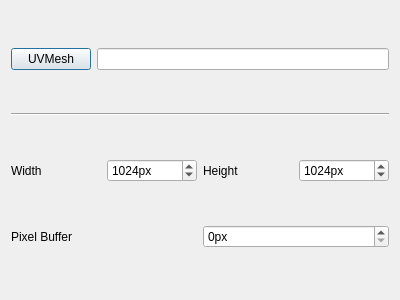
<?xml version="1.0" encoding="utf-8"?>
<ui version="4.0">
 <class>Dialog</class>
 <widget class="QDialog" name="Dialog">
  <property name="geometry">
   <rect>
    <x>0</x>
    <y>0</y>
    <width>400</width>
    <height>300</height>
   </rect>
  </property>
  <property name="windowTitle">
   <string>Dialog</string>
  </property>
  <layout class="QGridLayout" name="gridLayout">
   <item row="0" column="0">
    <layout class="QGridLayout" name="Mesh_layout">
     <item row="0" column="0">
      <widget class="QPushButton" name="pushButton">
       <property name="text">
        <string>UVMesh</string>
       </property>
       <property name="checkable">
        <bool>true</bool>
       </property>
       <property name="checked">
        <bool>false</bool>
       </property>
      </widget>
     </item>
     <item row="0" column="1">
      <widget class="QLineEdit" name="lineEdit"/>
     </item>
    </layout>
   </item>
   <item row="1" column="0">
    <widget class="QFrame" name="line_1">
     <property name="frameShape">
      <enum>QFrame::Shape::HLine</enum>
     </property>
     <property name="frameShadow">
      <enum>QFrame::Shadow::Sunken</enum>
     </property>
    </widget>
   </item>
   <item row="2" column="0">
    <layout class="QHBoxLayout" name="Resolution_layout">
     <item>
      <widget class="QLabel" name="Resolution_height_label">
       <property name="text">
        <string>Width</string>
       </property>
      </widget>
     </item>
     <item>
      <widget class="QSpinBox" name="Resolution_width">
       <property name="suffix">
        <string>px</string>
       </property>
       <property name="minimum">
        <number>1</number>
       </property>
       <property name="maximum">
        <number>65536</number>
       </property>
       <property name="stepType">
        <enum>QAbstractSpinBox::StepType::DefaultStepType</enum>
       </property>
       <property name="value">
        <number>1024</number>
       </property>
      </widget>
     </item>
     <item>
      <widget class="QLabel" name="Resolution_width_label">
       <property name="text">
        <string>Height</string>
       </property>
      </widget>
     </item>
     <item>
      <widget class="QSpinBox" name="Resolution_height">
       <property name="suffix">
        <string>px</string>
       </property>
       <property name="prefix">
        <string/>
       </property>
       <property name="minimum">
        <number>1</number>
       </property>
       <property name="maximum">
        <number>65536</number>
       </property>
       <property name="value">
        <number>1024</number>
       </property>
       <property name="displayIntegerBase">
        <number>10</number>
       </property>
      </widget>
     </item>
    </layout>
   </item>
   <item row="3" column="0">
    <layout class="QHBoxLayout" name="Buffer_layout">
     <item>
      <widget class="QLabel" name="Buffer_label">
       <property name="text">
        <string>Pixel Buffer</string>
       </property>
      </widget>
     </item>
     <item>
      <widget class="QSpinBox" name="Buffer">
       <property name="suffix">
        <string>px</string>
       </property>
       <property name="maximum">
        <number>256</number>
       </property>
      </widget>
     </item>
    </layout>
   </item>
  </layout>
 </widget>
 <resources/>
 <connections/>
</ui>
